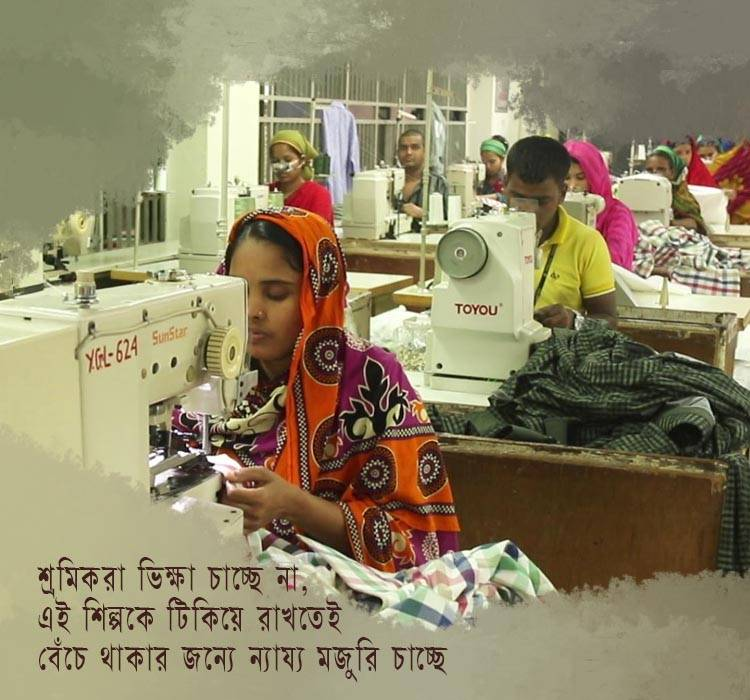
#> input picture assets/images/garment_worker.jpg, 750 x 700 px; its folder holds 6 pictures in this run
$ python render_wide.py
#> lines starting #> are read from the running program, lines starting #| are printed output that depends on the picture
### src/render.py
"""Renders the vertical (1080x1920) explainer video frame by frame and pipes it to ffmpeg.

usage: python3 src/render.py [--preview t1,t2,...]   (preview writes PNG stills only)
"""
import math
import os
import subprocess
import sys
from functools import lru_cache
from multiprocessing import Pool

from PIL import Image, ImageDraw, ImageEnhance, ImageFilter, ImageFont, ImageOps

sys.path.insert(0, os.path.dirname(__file__))
from timeline import CHUNKS, DURATION, SCENES  # noqa: E402

ROOT = os.path.dirname(os.path.dirname(os.path.abspath(__file__)))
A = lambda *p: os.path.join(ROOT, "assets", *p)  # noqa: E731
WIDE = os.environ.get("VIDEO_FORMAT") == "wide"
W, H, FPS = (1920, 1080, 30) if WIDE else (1080, 1920, 30)
XFADE = 0.4

# palette
NAVY = (12, 22, 38)
WHITE = (255, 255, 255)
GOLD = (255, 196, 46)
RED = (230, 57, 70)
FLAG_GREEN = (0, 106, 78)
FLAG_RED = (244, 42, 65)
SKY = (82, 170, 255)
GRAY = (190, 198, 210)

BN = str.maketrans("0123456789", "০১২৩৪৫৬৭৮৯")


# [12 lines left out: function bn_money, not called in this run]


# ---------------------------------------------------------------- easing / timing
def clamp(x, a=0.0, b=1.0):
    return max(a, min(b, x))


def ease_out(x):
    x = clamp(x)
    return 1 - (1 - x) ** 3


def ease_io(x):
    x = clamp(x)
    return 3 * x * x - 2 * x * x * x


# [5 lines left out: function ease_back, not called in this run]


def prog(t, t0, d=0.45):
    return ease_out((t - t0) / d)


# ---------------------------------------------------------------- text
# [4 lines left out: function font, not called in this run]


_probe = ImageDraw.Draw(Image.new("L", (8, 8)))


def text_w(text, size, weight="Bold"):
    b = _probe.textbbox((0, 0), text, font=font(weight, size), language="bn")
    return b[2] - b[0]


# [57 lines left out: functions text_img, wrap, put, not called in this run]


def text(frame, s, cx, cy, size, weight="Bold", color=WHITE, alpha=1.0, scale=1.0, rise=0.0):
    put(frame, text_img(s, size, weight, color), cx, cy + rise, alpha, scale)


# [99 lines left out: functions reveal, rrect, chip, icon_img, not called in this run]


# ---------------------------------------------------------------- photos
def grade(im, kind):
    im = im.convert("RGB")
    im = ImageEnhance.Contrast(im).enhance(1.12)
    tints = {
        "warm": ((255, 170, 90), 0.10, 1.0),
        "red": ((200, 30, 40), 0.16, 0.95),
        "cool": ((40, 90, 160), 0.18, 0.8),
        "gray": ((40, 50, 70), 0.15, 0.0),
        "sepia": ((140, 90, 40), 0.22, 0.25),
        "neutral": ((0, 0, 0), 0.0, 1.0),
    }
    col, amt, sat = tints[kind]
    im = ImageEnhance.Color(im).enhance(sat)
    if amt:
        im = Image.blend(im, Image.new("RGB", im.size, col), amt)
    return im


class Photo:
    def __init__(self, fname, kind, crop=None):
        im = Image.open(A("images", fname)).convert("RGB")
        if crop:
            im = im.crop(crop)
        self.src = grade(im, kind)
        self._bg = None

    # [19 lines left out: functions view, bg, not called in this run]


def make_grad(side=None):
    """Darkening overlay. Vertical: top + bottom bands. Wide: bottom band plus an
    optional dark side ('left' / 'right') where the headline text sits."""
    sw, sh = W // 8, H // 8
    g = Image.new("L", (sw, sh))
#> g: PIL image 240x135 L; every value is 0
    for y in range(sh):
        for x in range(sw):
            fy, fx = y / sh, x / sw
            if WIDE:
                v = 0.75 * clamp((fy - 0.62) / 0.38)
                if side:
                    d = fx if side == "left" else 1 - fx
                    v = max(v, 0.88 * (1 - clamp(d / 0.62)) ** 1.3)
            else:
                v = 0.55 * (1 - clamp(fy * H / 520)) + 0.6 * clamp((fy * H - 1300) / 620)
            g.putpixel((x, y), int(255 * clamp(v)))
    g = g.resize((W, H), Image.BICUBIC)
#> g: PIL image 1920x1080 L
    im = Image.new("RGBA", (W, H), NAVY + (0,))
    im.putalpha(g)
    return im


def make_vignette():
    s = 64
    m = Image.new("L", (s, s))
#> m: PIL image 64x64 L; every value is 0
    for y in range(s):
        for x in range(s):
            dx, dy = (x - s / 2) / (s / 2), (y - s / 2) / (s / 2)
            m.putpixel((x, y), int(255 * clamp((math.hypot(dx * 0.9, dy * 0.75) - 0.55) * 0.9)))
    m = m.resize((W, H), Image.BICUBIC)
#> m: PIL image 1920x1080 L
    im = Image.new("RGBA", (W, H), (0, 0, 0, 0))
#> im: PIL image 1920x1080 RGBA; every value is 0
    im.putalpha(m)
    return im


# [6 lines left out: function fade_mask, not called in this run]


GRAD = make_grad()
VIGN = make_vignette()

PH = {
    "garment": Photo("garment_worker.jpg", "warm", crop=(0, 60, 750, 560)),
    "garment_gray": Photo("garment_worker.jpg", "gray", crop=(0, 60, 750, 560)),
    "march": Photo("march.webp", "red"),
    "police": Photo("police.jpg", "cool"),
    "women": Photo("women_protest.jpg", "warm"),
    "factory": Photo("factory_floor.jpg", "neutral"),
    "factory_cool": Photo("factory_floor.jpg", "cool"),
    "jute": Photo("jute_worker.webp", "sepia"),
}
#> in __init__, im is the input picture: PIL image 750x700 RGB; mean R, G, B 144, 134.3, 104.1
#> call 3 of __init__, with fname = 'march.webp', kind = 'red'
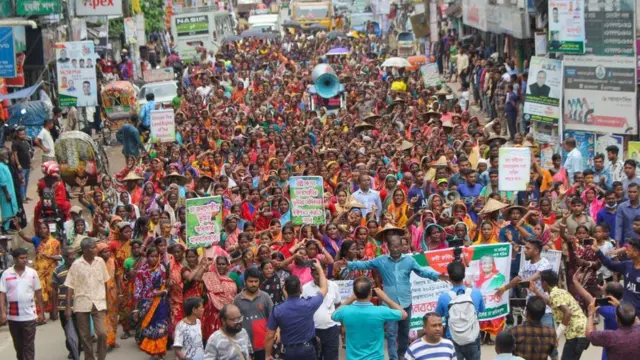
#> input picture assets/images/march.webp, 640 x 360 px
#> in __init__, im is the input picture: PIL image 640x360 RGB; mean R, G, B 122.6, 109.2, 106.7
#> call 4 of __init__, with fname = 'police.jpg', kind = 'cool'
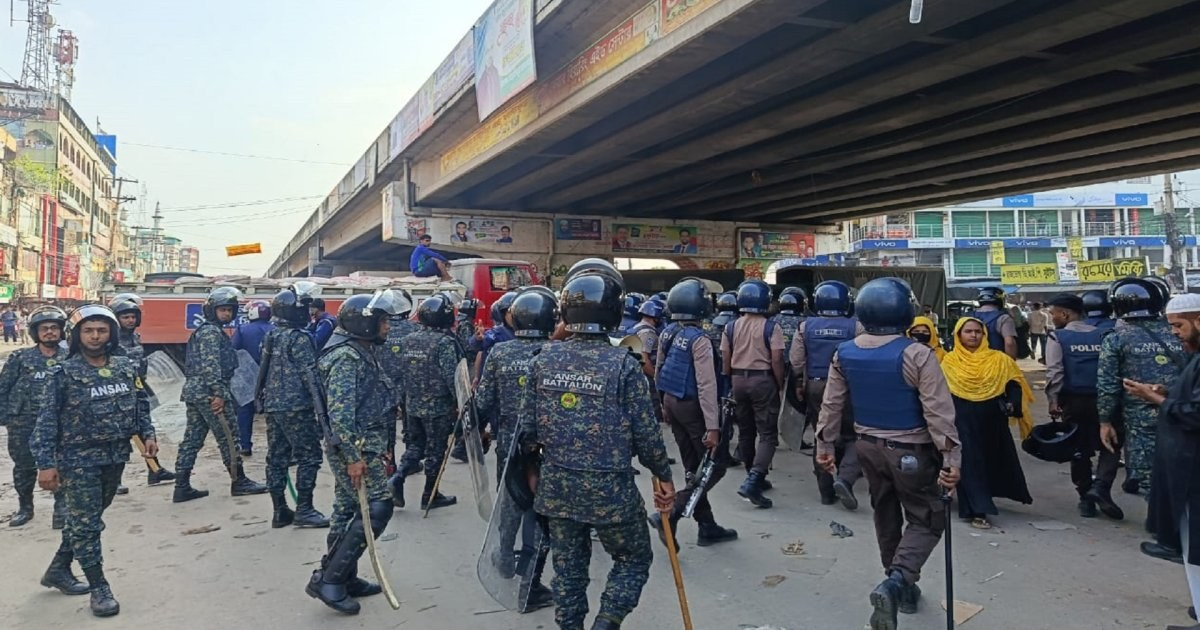
#> input picture assets/images/police.jpg, 1200 x 630 px
#> in __init__, im is the input picture: PIL image 1200x630 RGB; mean R, G, B 103.5, 107.1, 110.5
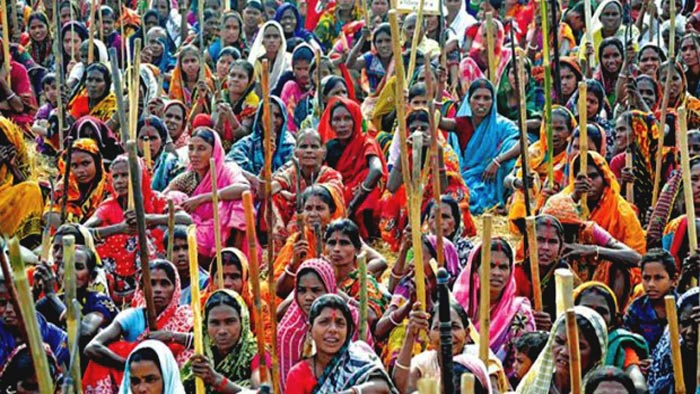
#> input picture assets/images/women_protest.jpg, 700 x 394 px
#> in __init__, im is the input picture: PIL image 700x394 RGB; mean R, G, B 122.5, 95.4, 86.6
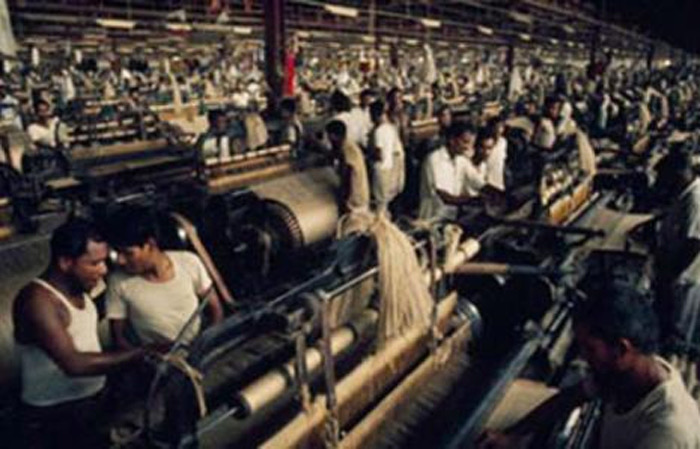
#> input picture assets/images/factory_floor.jpg, 700 x 449 px
#> in __init__, im is the input picture: PIL image 700x449 RGB; mean R, G, B 68.6, 60.7, 56.9
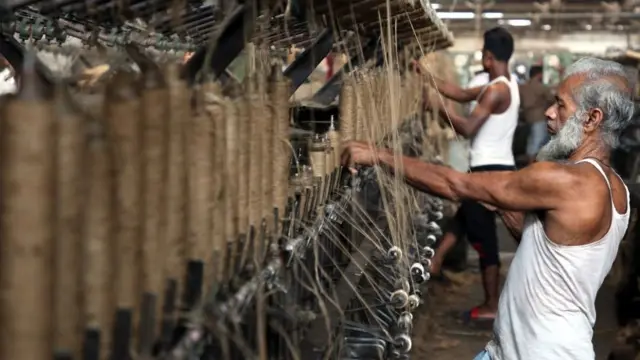
#> input picture assets/images/jute_worker.webp, 640 x 360 px
#> in __init__, im is the input picture: PIL image 640x360 RGB; mean R, G, B 99.4, 86.1, 73.2
#> call 3 of make_grad, with side = 'right'
#> after the loop in make_grad (call 3), `for y in range(sh):`:
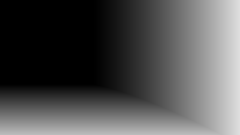
#> g: PIL image 240x135 L; min 0, max 222, mean 81.2
#> in make_grad (call 3), `im.putalpha(g)`:
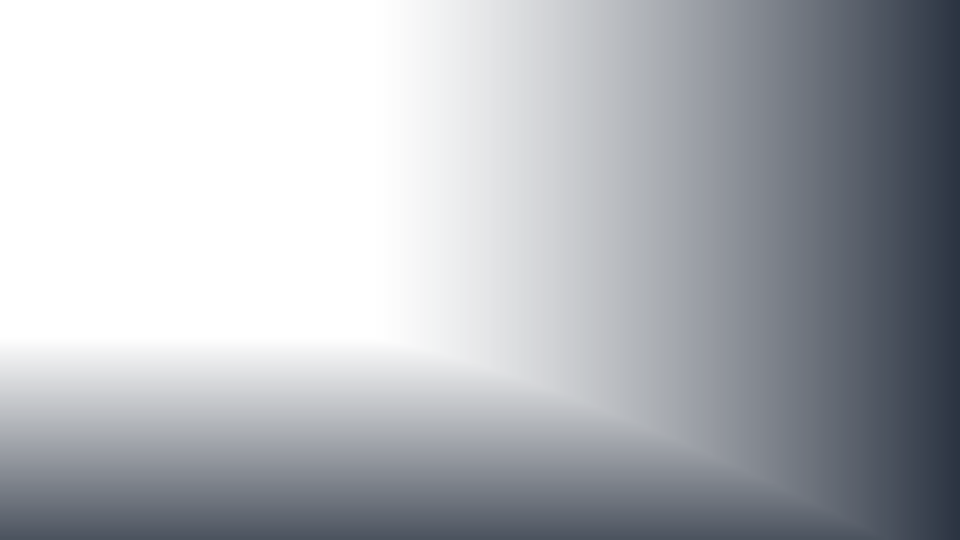
#> im: PIL image 1920x1080 RGBA (shown at 1/2 size); mean R, G, B, A 12, 22, 38, 81.2; transparent parts drawn white


# [8 lines left out: function panel, not called in this run]


def base(key):
    return PH[key].bg().copy()


def solid(col):
    return Image.new("RGBA", (W, H), col + (255,))


# ---------------------------------------------------------------- subtitles
SUB_Y = 1520


# [122 lines left out: functions subtitles, scene1, scene2, scene3, scene4, not called in this run]


SCALE_CACHE = {}


# [132 lines left out: functions scale_icon, scene5, scene6, scene7, scene8, scene9, not called in this run]


SCENE_FUNCS = [scene1, scene2, scene3, scene4, scene5, scene6, scene7, scene8, scene9]


# [18 lines left out: functions scene_at, frame_at, not called in this run]


FRAME_FN = None  # set by main(); read by pool workers (fork)


def render_index(n):
    return FRAME_FN(n / FPS).tobytes()


def main(frame_fn=None, name="shromik_bachle_shilpo_bachbe_9x16.mp4"):
    global FRAME_FN
    FRAME_FN = frame_fn or frame_at
    if len(sys.argv) > 2 and sys.argv[1] == "--preview":
        out = os.path.join(ROOT, "output", "preview")
        os.makedirs(out, exist_ok=True)
        for ts in sys.argv[2].split(","):
            FRAME_FN(float(ts)).save(os.path.join(out, f"{'w' if WIDE else 't'}{float(ts):05.2f}.png"))
        return
    music = os.path.join(ROOT, "output", "music.wav")
    if not os.path.exists(music):
#> (the run stopped early here; a loop or call above may not have finished)
